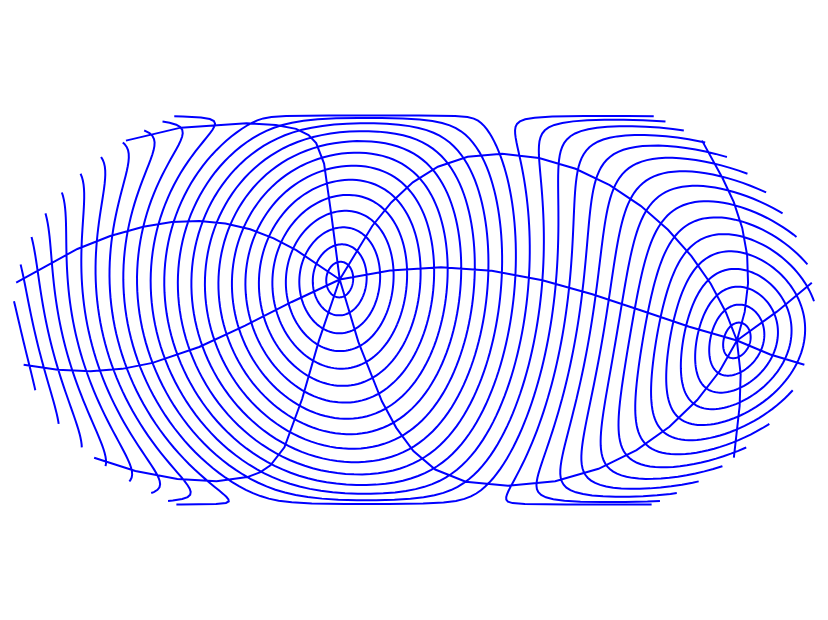

Here is the notebook cell this chart was saved with:
### Markdown cell above
**Likewise, we can turn this "sphere" any which way just by editing the "rotate" args.**

**We can also change the "step" args to increase or decrease the distance between the lines.**

The projection style can be one of the following:
'albers', 
'albersUsa', 
'azimuthalEqualArea', 
'azimuthalEquidistant', 
'conicConformal', 
'conicEqualArea', 
'conicEquidistant', 
'equalEarth', 
'equirectangular', 
'gnomonic', 
'identity', 
'mercator', 
'naturalEarth1', 
'orthographic', 
'stereographic', 
'transverseMercator'.

### Code cell
data_1 = alt.graticule(step=[47, 6])

alt.Chart(data_1).mark_geoshape(stroke='blue').project(
    'equalEarth',
    rotate=[14, 125, 72]
)

### Figure 1 — Vega-Lite specification as saved in the notebook (floating-point values rounded to 4 significant figures)
{"config": {"view": {"continuousWidth": 400, "continuousHeight": 300}}, "data": {"graticule": {"step": [47, 6]}}, "mark": {"type": "geoshape", "stroke": "blue"}, "projection": {"rotate": [14, 125, 72], "type": "equalEarth"}, "$schema": "https://vega.github.io/schema/vega-lite/v4.8.1.json"}
